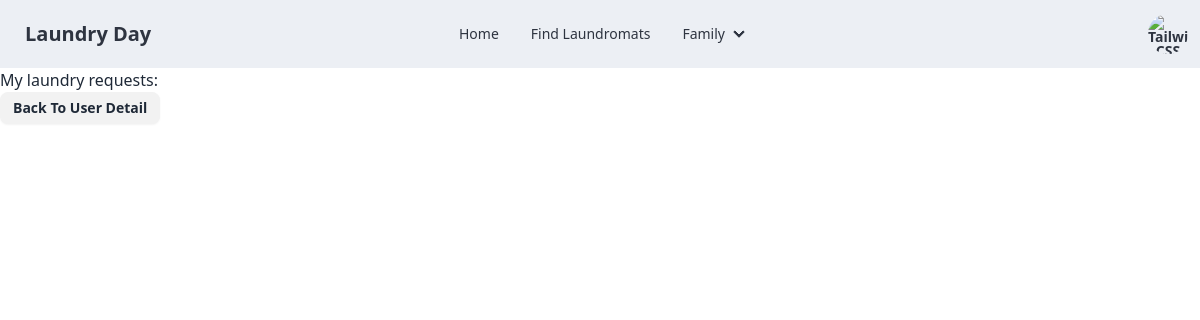
The app's page /user/6/laundryrequestdetail (signed in), older data.
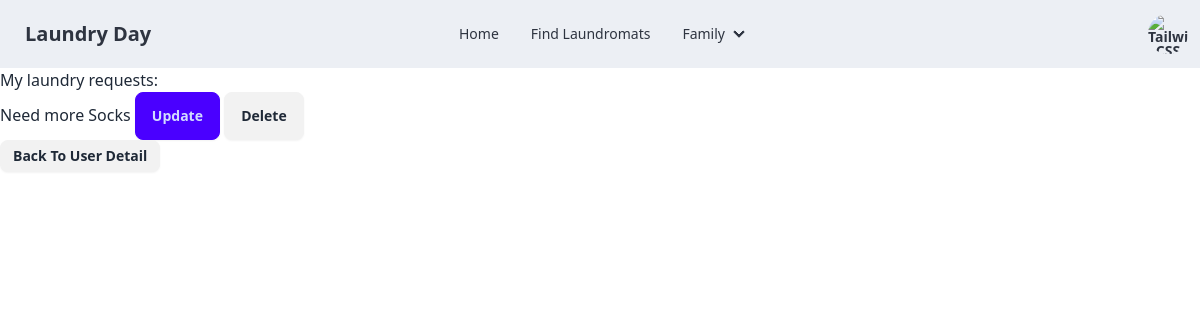
The same page, newer data.
### laundry_day/models.py (models this page shows, shortened)
class LaundryRequests(models.Model):
    to_user = models.ForeignKey(UserProfile, on_delete=models.CASCADE, related_name='to_user')
    from_user = models.ForeignKey(UserProfile, on_delete=models.CASCADE, related_name='from_user')
    message = models.CharField(max_length=5000)
    class Meta:
        db_table = 'Laundry_Requests'

### laundry_day/views.py (the view)
# urls.py: path('user/<int:from_user_id>/laundryrequestdetail', views.laundry_request_detail, name='laundry_request_detail'),
@login_required
def laundry_request_detail(request, from_user_id):
    from_user = UserProfile.objects.get(id=from_user_id) # Get the user profile
    laundry_request = LaundryRequests.objects.filter(from_user=from_user) # Get the laundry requests for this user
    context = {
        'from_user': from_user, # Add the user profile to the context
        'laundry_request': laundry_request, # Add the laundry requests to the context
    }
    return render(request, 'laundry_day/laundry_request_detail.html', context) # Render the template with the context

### laundry_day/templates/laundry_day/laundry_request_detail.html
{% extends 'laundry_day/base_template.html' %}
{% block content %}
  <div class="container-fluid">
    <div class="row">
      <h1>My laundry requests: {{ from_user.name }}</h1>
      <div class="col-md-6">
        <ul>
          {% for request in laundry_request %}
            <li class="list-group-item">{{ request.message }}
                <a class = "btn btn-primary" href = "{%url 'update_laundry_request' from_user.id request.id%}">Update</a>
                <a class = "btn btn-danger" href="{%url 'delete_laundry_request' request.id%}">Delete</a>
            </li>
          {% endfor %}
        </ul>
      </div>
      <a class="btn btn-outline-primary btn-sm" href="{% url 'user_detail' from_user.id %}">Back To User Detail</a>
    </div>
  </div>
{% endblock %}

Row changes from the older to the newer data that the page shows:
added LaundryRequests: message "Need more Socks"
